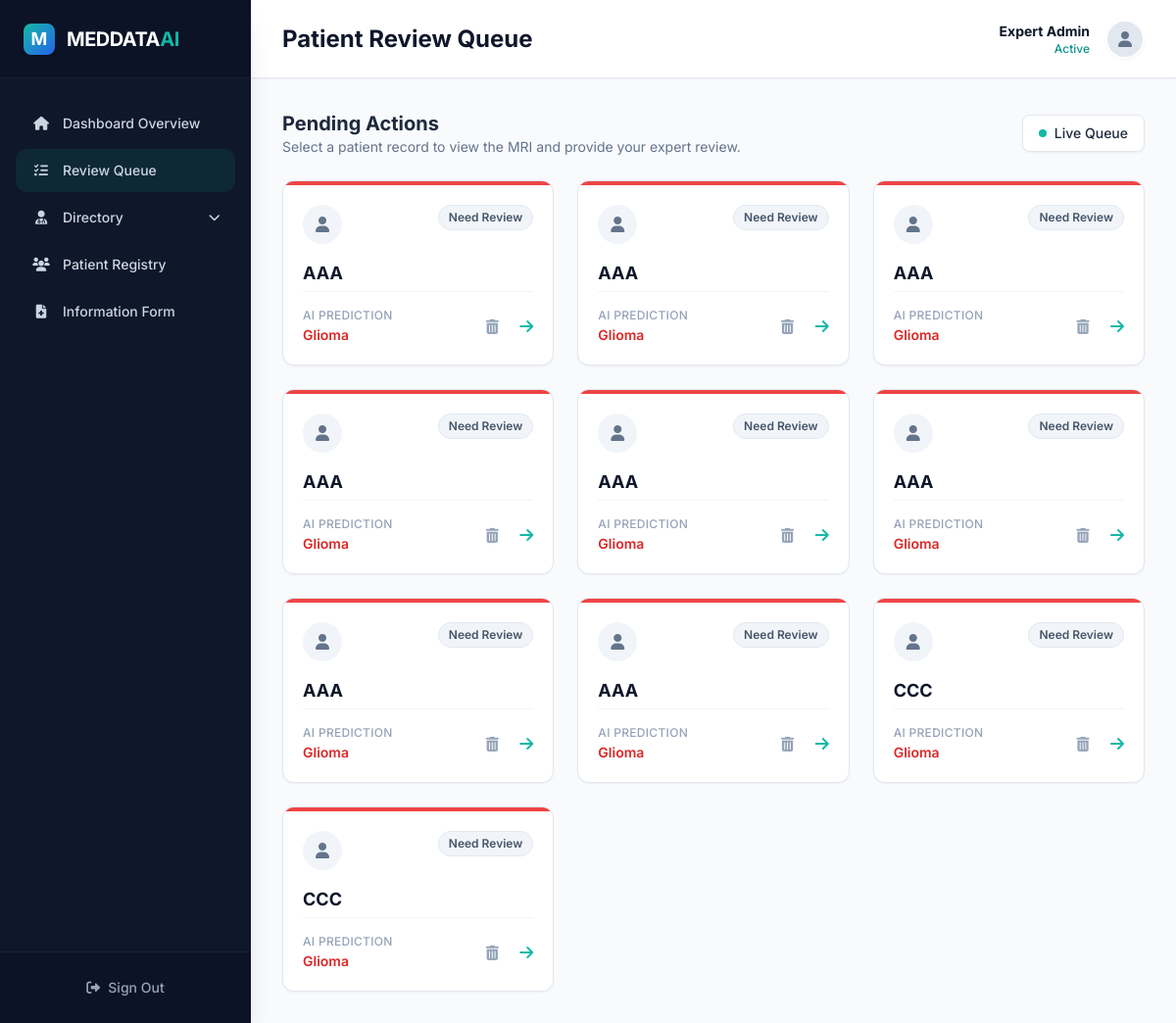
The page /mri/checkings/ on the database as committed earlier.
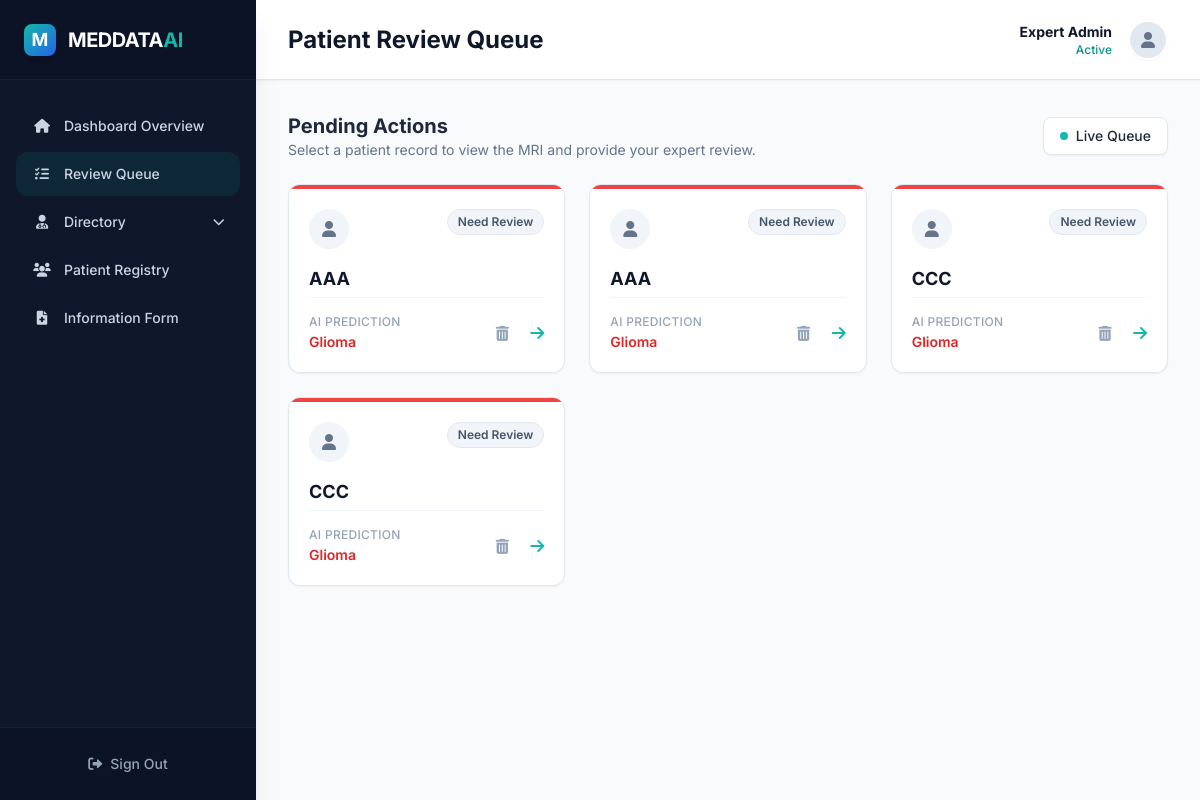
The same page on the database as committed later.
### mri/models.py (models this page shows, shortened)
class MRIRecord(models.Model):
    patient_name = models.CharField(max_length=255)
    patient_age = models.IntegerField()
    patient_weight = models.FloatField()
    blood_group = models.CharField(max_length=5)
    gender = models.CharField(max_length=10)
    doctor_name = models.CharField(max_length=255)
    medical_type = models.CharField(max_length=255)
    medical_problem = models.TextField()
    prediction = models.CharField(max_length=255)
    tumor_status = models.CharField(max_length=255)
    mri_image = models.ImageField(upload_to="mri_images/", blank=True, null=True)
    recommendation = models.TextField(null=True, blank=True)
    precaution = models.TextField(null=True, blank=True)

### mri/views.py (the view)
# urls.py: path('checkings/', views.all_mri_records, name='checkings'),
def all_mri_records(request):
    records = MRIRecord.objects.all()
    return render(request, 'mri/checkings.html', {'records': records})

### mri/templates/mri/checkings.html (shortened to what the changed rows need)
{% load static %}
<!DOCTYPE html>
<html lang="en">
<head>
  <script src="https://cdn.tailwindcss.com"></script>
  <link href="https://cdnjs.cloudflare.com/ajax/libs/font-awesome/6.0.0-beta3/css/all.min.css" rel="stylesheet">
</head>
<body class="font-sans antialiased bg-slate-50 text-slate-800 flex h-screen overflow-hidden">
  <main class="flex-grow flex flex-col min-w-0 bg-slate-50 overflow-y-auto">
    <header class="h-20 flex-shrink-0 bg-white border-b border-slate-200 flex items-center justify-between px-8 sticky top-0 z-10 shadow-sm">
      <div>
        <h1 class="text-2xl font-bold text-slate-900">Patient Review Queue</h1>
      </div>
    </header>
    <div class="p-8 max-w-full lg:max-w-7xl mx-auto w-full animate-fade-in-up">
      {% block content %}
      <div class="mb-6 flex flex-col md:flex-row md:items-center md:justify-between">
        <div>
          <h2 class="text-xl font-bold text-slate-800">Pending Actions</h2>
        </div>
      </div>
      {% if records %}
      <div class="grid grid-cols-1 md:grid-cols-2 lg:grid-cols-3 xl:grid-cols-4 gap-6">
        {% for record in records %}
        <a href="{% url 'record_detail' record.id %}" class="block group">
          <div
            class="bg-white rounded-xl border border-slate-200 shadow-sm p-5 hover:shadow-md hover:border-brand-300 transition-all duration-200 h-full flex flex-col relative overflow-hidden">
            <div
              class="absolute top-0 left-0 w-full h-1 {% if record.prediction == 'notumor' %}bg-green-500{% elif record.prediction == 'pituitary' %}bg-amber-500{% elif record.prediction == 'meningioma' %}bg-purple-500{% elif record.prediction == 'glioma' %}bg-red-500{% else %}bg-slate-300{% endif %}">
            </div>
            <div class="flex items-start justify-between mb-4 mt-1">
              <div
                class="w-10 h-10 rounded-full bg-slate-100 flex items-center justify-center text-slate-500 group-hover:bg-brand-50 group-hover:text-brand-600 transition-colors">
                <i class="fas fa-user"></i>
              </div>
              <span
                class="text-xs font-semibold px-2.5 py-1 rounded-full bg-slate-100 text-slate-600 border border-slate-200">
                Need Review
              </span>
            </div>
            <h3 class="text-lg font-bold text-slate-900 mb-1 truncate">{{ record.patient_name }}</h3>
            <div class="mt-auto pt-4 border-t border-slate-100 flex items-center justify-between">
              <div>
                <p class="text-xs text-slate-400 font-medium tracking-wide uppercase mb-0.5">AI Prediction</p>
                <p
                  class="text-sm font-semibold capitalize {% if record.prediction == 'notumor' %}text-green-600{% elif record.prediction == 'pituitary' %}text-amber-600{% elif record.prediction == 'meningioma' %}text-purple-600{% elif record.prediction == 'glioma' %}text-red-600{% else %}text-slate-600{% endif %}">
                  {{ record.prediction }}
                </p>
              </div>
              <div class="flex items-center gap-3">
                <button type="button" onclick="event.preventDefault(); event.stopPropagation(); openDeleteModal({{ record.id }}, '{{ record.patient_name|escapejs }}')"
                  class="w-8 h-8 flex items-center justify-center rounded-full text-slate-400 hover:text-red-500 hover:bg-red-50 transition-colors cursor-pointer" title="Delete Record">
                  <i class="fas fa-trash-alt text-[15px]"></i>
                </button>
                <div class="text-brand-500 transition-transform group-hover:translate-x-1">
                  <i class="fas fa-arrow-right"></i>
                </div>
              </div>
            </div>
          </div>
        </a>
        {% endfor %}
      </div>
      {% endif %}
      {% endblock %}
    </div>
  </main>
</body>
</html>

Rows that differ between the two databases and show on the page:
removed MRIRecord: patient_name "AAA", prediction "Glioma"
removed MRIRecord: patient_name "AAA", prediction "Glioma"
removed MRIRecord: patient_name "AAA", prediction "Glioma"
removed MRIRecord: patient_name "AAA", prediction "Glioma"
removed MRIRecord: patient_name "AAA", prediction "Glioma"
removed MRIRecord: patient_name "AAA", prediction "Glioma"
